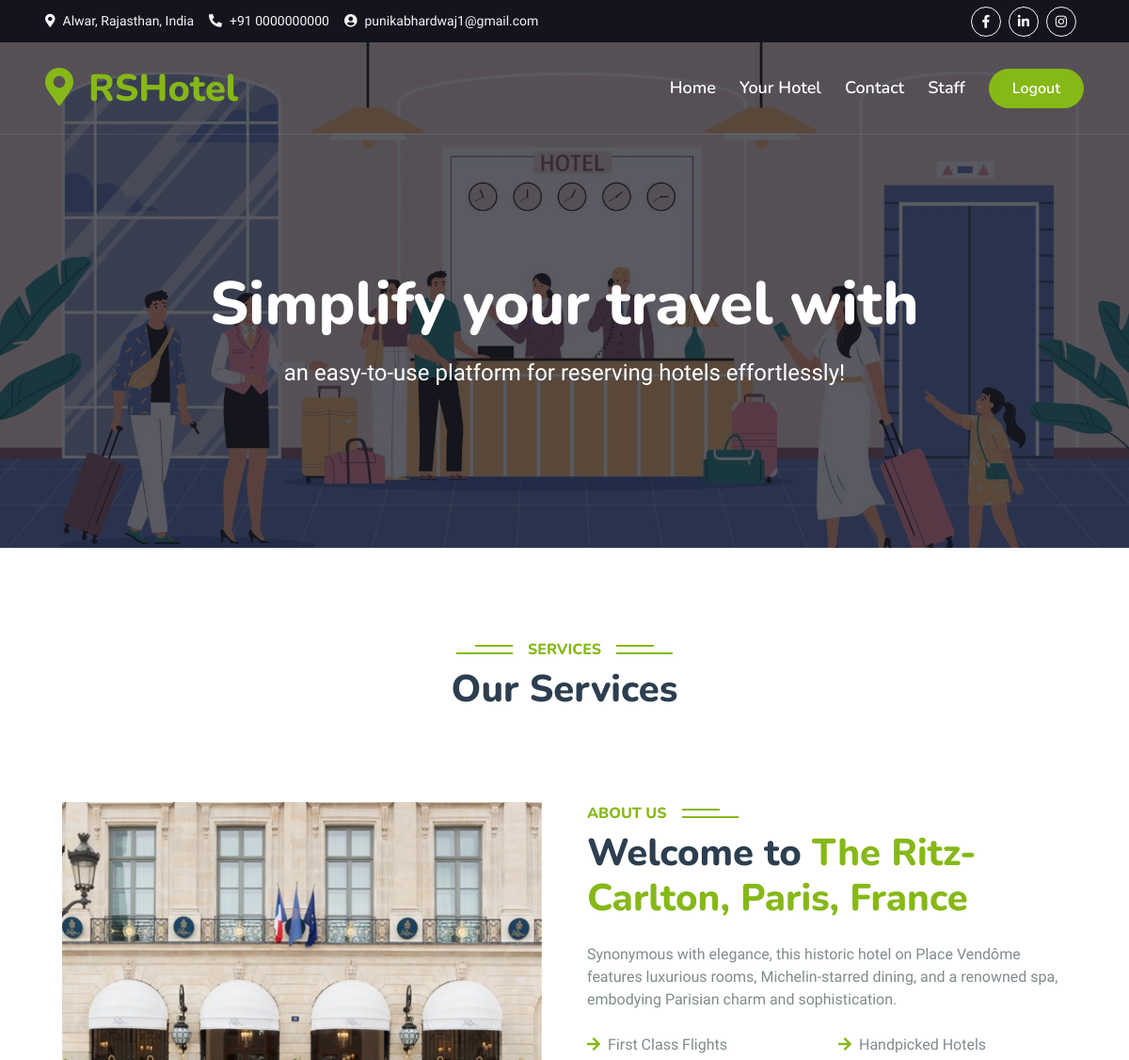
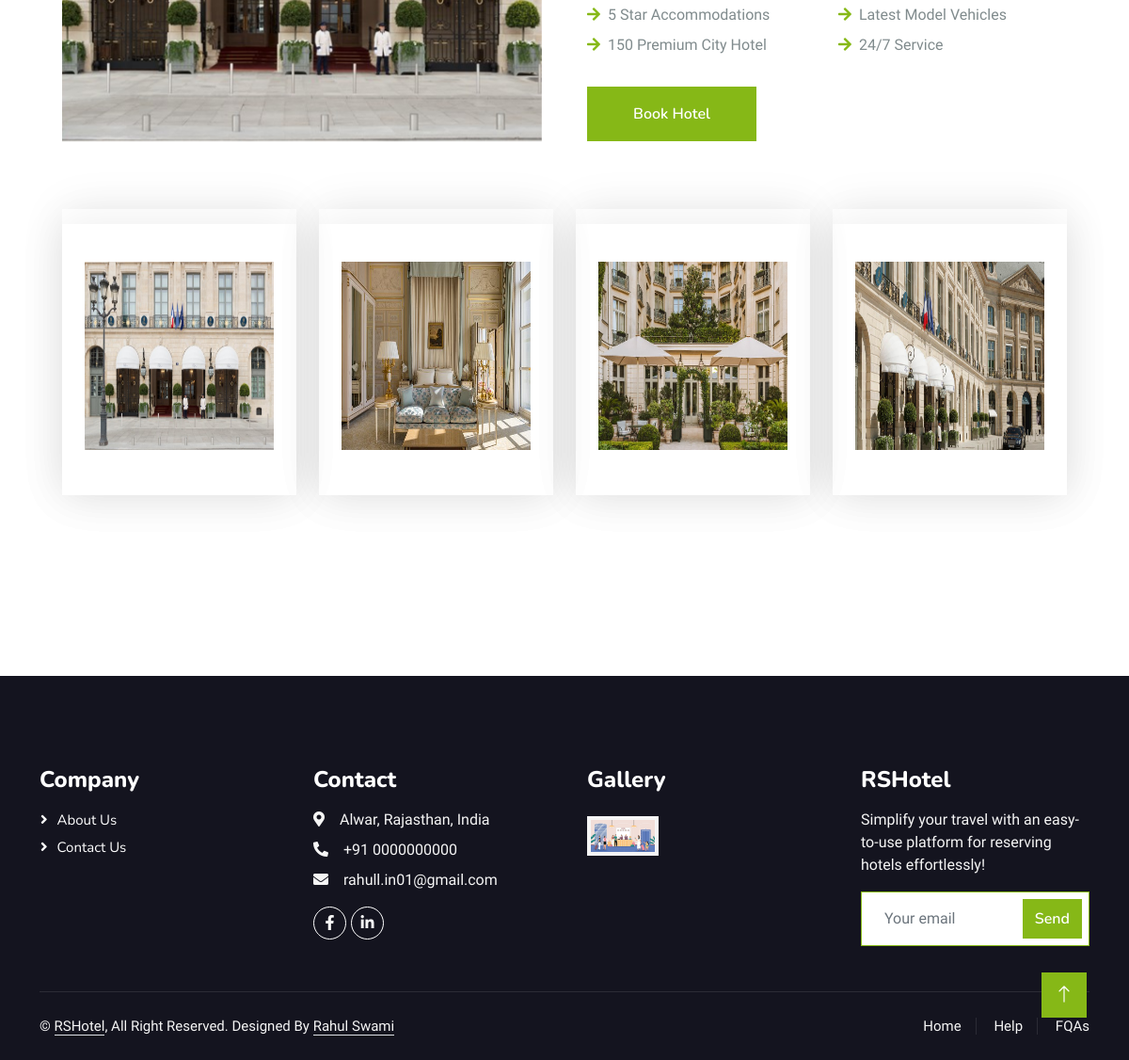
Page /hotel/detail/2/ (signed in) on the committed database (2 pictures, top to bottom).
### home/models.py (models this page shows, shortened)
class Hotel(models.Model):
    hname = models.CharField(max_length=100)
    hdesc = models.TextField()

class Hotel_Image(models.Model):
    hotel = models.ForeignKey(Hotel, on_delete=models.CASCADE, related_name='paper_images')
    image = models.ImageField(upload_to='paper')

### home/views.py (the view)
# urls.py: path('hotel/detail/<int:id>/', hotel_details, name='hotel_details'),
@login_required(login_url='login')
def hotel_details(request, id):
    hotel = get_object_or_404(Hotel, id=id)
    return render(request, 'hotels_details.html', {'hotel':hotel})

### home/templates/hotels_details.html (shortened to what this page needs)
{% extends "base.html" %}
{% block contant %}
<div class="container-xxl py-5">
    <div class="container">
        <div class="text-center wow fadeInUp" data-wow-delay="0.1s">
            <h6 class="section-title bg-white text-center text-primary px-3">Services</h6>
            <h1 class="mb-5">Our Services</h1>
        </div>
        <div class="container-xxl py-5">
            <div class="container">
                <div class="row g-5">
                    <div class="col-lg-6 wow fadeInUp" data-wow-delay="0.1s" style="min-height: 400px;">
                        <div class="position-relative h-100">
                            <img class="img-fluid position-absolute w-100 h-100"
                                src="/media/{{hotel.paper_images.first.image}}" alt="" style="object-fit: cover;">
                        </div>
                    </div>
                    <div class="col-lg-6 wow fadeInUp" data-wow-delay="0.3s">
                        <h6 class="section-title bg-white text-start text-primary pe-3">About Us</h6>
                        <h1 class="mb-4">Welcome to <span class="text-primary">{{hotel.hname}}</span></h1>
                        <p class="mb-4">{{hotel.hdesc}}</p>
                        <div class="row gy-2 gx-4 mb-4">
                            <div class="col-sm-6">
                                <p class="mb-0"><i class="fa fa-arrow-right text-primary me-2"></i>First Class Flights
                                </p>
                            </div>
                            <div class="col-sm-6">
                                <p class="mb-0"><i class="fa fa-arrow-right text-primary me-2"></i>Handpicked Hotels</p>
                            </div>
                            <div class="col-sm-6">
                                <p class="mb-0"><i class="fa fa-arrow-right text-primary me-2"></i>5 Star Accommodations
                                </p>
                            </div>
                            <div class="col-sm-6">
                                <p class="mb-0"><i class="fa fa-arrow-right text-primary me-2"></i>Latest Model Vehicles
                                </p>
                            </div>
                            <div class="col-sm-6">
                                <p class="mb-0"><i class="fa fa-arrow-right text-primary me-2"></i>150 Premium City
                                    Hotel</p>
                            </div>
                            <div class="col-sm-6">
                                <p class="mb-0"><i class="fa fa-arrow-right text-primary me-2"></i>24/7 Service</p>
                            </div>
                        </div>
                        <a class="btn btn-primary py-3 px-5 mt-2" href="{% url 'booking' %}">Book Hotel</a>
                    </div>
                </div>
                <div class="row g-4 my-5">
                    {% for image in hotel.paper_images.all %}
                    <div class="col-lg-3 col-sm-6 wow fadeInUp" data-wow-delay="0.1s">
                        <div class="service-item rounded pt-3">
                            <div class="service-item rounded pt-3">
                                <div class="p-4">
                                    <a href="{{ image.image.url }}"> <img src="{{ image.image.url }}"
                                            class="fa-globe text-primary mb-4" alt="{{ hotel.hname }}">
                                </div></a>
                            </div>
                        </div>
                    </div>
                    {% endfor %}
                </div>
            </div>
        </div>
    </div>
</div>
{% endblock %}

### home/templates/base.html (shortened to what this page needs)
{% load static %}
<!DOCTYPE html>
<html lang="en">
<head>
    <link href="https://cdnjs.cloudflare.com/ajax/libs/font-awesome/5.10.0/css/all.min.css" rel="stylesheet">
    <link href="https://cdn.jsdelivr.net/npm/bootstrap-icons@1.4.1/font/bootstrap-icons.css" rel="stylesheet">
    <link href="{% static 'lib/animate/animate.min.css' %}" rel="stylesheet">
    <link href="{% static 'lib/owlcarousel/assets/owl.carousel.min.css' %}" rel="stylesheet">
    <link href="{% static 'lib/tempusdominus/css/tempusdominus-bootstrap-4.min.css' %}" rel="stylesheet" />
    <link href="{% static '/css/bootstrap.min.css' %}" rel="stylesheet">
    <link href="{% static '/css/style.css' %}" rel="stylesheet">
</head>
<body>
    <div class="container-fluid bg-dark px-5 d-none d-lg-block">
        <div class="row gx-0">
            <div class="col-lg-8 text-center text-lg-start mb-2 mb-lg-0">
                <div class="d-inline-flex align-items-center" style="height: 45px;">
                    <small class="me-3 text-light"><i class="fa fa-map-marker-alt me-2"></i>Alwar, Rajasthan, India</small>
                    <small class="me-3 text-light"><i class="fa fa-phone-alt me-2"></i>+91 0000000000</small>
                    <small class="text-light"><i class="fa fa-user-circle me-2"></i>{{request.user.username}}</small>
                </div>
            </div>
            <div class="col-lg-4 text-center text-lg-end">
                <div class="d-inline-flex align-items-center" style="height: 45px;">
                    <a class="btn btn-sm btn-outline-light btn-sm-square rounded-circle me-2" href=""><i class="fab fa-facebook-f fw-normal"></i></a>
                    <a class="btn btn-sm btn-outline-light btn-sm-square rounded-circle me-2" href=""><i class="fab fa-linkedin-in fw-normal"></i></a>
                    <a class="btn btn-sm btn-outline-light btn-sm-square rounded-circle me-2" href=""><i class="fab fa-instagram fw-normal"></i></a>
                </div>
            </div>
        </div>
    </div>
    <div class="container-fluid position-relative p-0">
        <nav class="navbar navbar-expand-lg navbar-light px-4 px-lg-5 py-3 py-lg-0">
            <a href="" class="navbar-brand p-0">
                <h1 class="text-primary m-0"><i class="fa fa-map-marker-alt me-3"></i>RSHotel</h1>
            </a>
            <div class="collapse navbar-collapse" id="navbarCollapse">
                <div class="navbar-nav ms-auto py-0">
                    <a href="/" class="nav-item nav-link">Home</a>
                    <a href="{% url 'yourhotel' %}" class="nav-item nav-link">Your Hotel</a>
                    <a href="{% url 'contact' %}" class="nav-item nav-link">Contact</a>
                    <a href="/rshotelstaff/" class="nav-item nav-link">Staff</a>
                </div>
                <a href="{% url 'logout' %}" class="btn btn-primary rounded-pill py-2 px-4">Logout</a>
            </div>
        </nav>
        <div class="container-fluid bg-primary py-5 mb-5 hero-header">
            <div class="container py-5">
                <div class="row justify-content-center py-5">
                    <div class="col-lg-10 pt-lg-5 mt-lg-5 text-center">
                        <h1 class="display-3 text-white mb-3 animated slideInDown">Simplify your travel with </h1>
                        <p class="fs-4 text-white mb-4 animated slideInDown">an easy-to-use platform for reserving hotels effortlessly!</p>
                    </div>
                </div>
            </div>
        </div>
    </div>
{% block contant %}
{% endblock %}
      <div class="container-fluid bg-dark text-light footer pt-5 mt-5 wow fadeIn" data-wow-delay="0.1s">
        <div class="container py-5">
            <div class="row g-5">
                <div class="col-lg-3 col-md-6">
                    <h4 class="text-white mb-3">Company</h4>
                    <a class="btn btn-link" href="">About Us</a>
                    <a class="btn btn-link" href="">Contact Us</a>
                </div>
                <div class="col-lg-3 col-md-6">
                    <h4 class="text-white mb-3">Contact</h4>
                    <p class="mb-2"><i class="fa fa-map-marker-alt me-3"></i>Alwar, Rajasthan, India</p>
                    <p class="mb-2"><i class="fa fa-phone-alt me-3"></i>+91 0000000000</p>
                    <p class="mb-2"><i class="fa fa-envelope me-3"></i>rahull.in01@gmail.com</p>
                    <div class="d-flex pt-2">
                        <a class="btn btn-outline-light btn-social" href=""><i class="fab fa-facebook-f"></i></a>
                        <a class="btn btn-outline-light btn-social" href=""><i class="fab fa-linkedin-in"></i></a>
                    </div>
                </div>
                <div class="col-lg-3 col-md-6">
                    <h4 class="text-white mb-3">Gallery</h4>
                    <div class="row g-2 pt-2">
                        <div class="col-4">
                            <img class="img-fluid bg-light p-1" src="{% static '/img/bg-hero.jpg' %}" alt="">
                        </div>
                    </div>
                </div>
                <div class="col-lg-3 col-md-6">
                    <h4 class="text-white mb-3">RSHotel</h4>
                    <p>Simplify your travel with an easy-to-use platform for reserving hotels effortlessly!</p>
                    <div class="position-relative mx-auto" style="max-width: 400px;">
                        <input class="form-control border-primary w-100 py-3 ps-4 pe-5" type="text" placeholder="Your email">
                        <button type="button" class="btn btn-primary py-2 position-absolute top-0 end-0 mt-2 me-2">Send</button>
                    </div>
                </div>
            </div>
        </div>
        <div class="container">
            <div class="copyright">
                <div class="row">
                    <div class="col-md-6 text-center text-md-start mb-3 mb-md-0">
                        &copy; <a class="border-bottom" href="#">RSHotel</a>, All Right Reserved.
                        Designed By <a class="border-bottom" href="">Rahul Swami</a>
                    </div>
                    <div class="col-md-6 text-center text-md-end">
                        <div class="footer-menu">
                            <a href="/">Home</a>
                            <a href="/">Help</a>
                            <a href="/">FQAs</a>
                        </div>
                    </div>
                </div>
            </div>
        </div>
    </div>
    <a href="#" class="btn btn-lg btn-primary btn-lg-square back-to-top"><i class="bi bi-arrow-up"></i></a>
</body>
</html>

### home/static/css/style.css (style rules this page uses)
:root { --primary: #86B817; --secondary: #FE8800; --light: #F5F5F5; --dark: #14141F; }
.back-to-top { position: fixed; display: none; right: 45px; bottom: 45px; z-index: 99; }
.btn { font-family: 'Nunito', sans-serif; font-weight: 600; transition: .5s; }
.btn.btn-primary, .btn.btn-secondary { color: #FFFFFF; }
.btn-sm-square { width: 32px; height: 32px; }
.btn-lg-square { width: 48px; height: 48px; }
.btn-square, .btn-sm-square, .btn-lg-square { padding: 0; display: flex; align-items: center; justify-content: center; font-weight: normal; border-radius: 0px; }
.navbar-light .navbar-nav .nav-link { font-family: 'Nunito', sans-serif; position: relative; margin-right: 25px; padding: 35px 0; color: #FFFFFF !important; font-size: 18px; font-weight: 600; outline: none; transition: .5s; }
@media (min-width: 992px) { .navbar-light { position: absolute; width: 100%; top: 0; left: 0; border-bottom: 1px solid rgba(256, 256, 256, .1); z-index: 999; } }
@media (min-width: 992px) { .navbar-light .navbar-nav .nav-link::before { position: absolute; content: ""; width: 0; height: 2px; bottom: -1px; left: 50%; background: var(--primary); transition: .5s; } }
.hero-header { background: linear-gradient(rgba(20, 20, 31, .7), rgba(20, 20, 31, .7)), url(../img/bg-hero.jpg); background-position: center center; background-repeat: no-repeat; background-size: cover; }
.section-title { position: relative; display: inline-block; text-transform: uppercase; }
.section-title::before { position: absolute; content: ""; width: calc(100% + 80px); height: 2px; top: 4px; left: -40px; background: var(--primary); z-index: -1; }
.section-title::after { position: absolute; content: ""; width: calc(100% + 120px); height: 2px; bottom: 5px; left: -60px; background: var(--primary); z-index: -1; }
.section-title.text-start::before { width: calc(100% + 40px); left: 0; }
.section-title.text-start::after { width: calc(100% + 60px); left: 0; }
.service-item { box-shadow: 0 0 45px rgba(0, 0, 0, .08); transition: .5s; }
.service-item * { transition: .5s; }
.footer .btn.btn-social { margin-right: 5px; width: 35px; height: 35px; display: flex; align-items: center; justify-content: center; color: var(--light); font-weight: normal; border: 1px solid #FFFFFF; border-radius: 35px; transition: .3s; }
.footer .btn.btn-link { display: block; margin-bottom: 5px; padding: 0; text-align: left; color: #FFFFFF; font-size: 15px; font-weight: normal; text-transform: capitalize; transition: .3s; }
.footer .btn.btn-link::before { position: relative; content: "\f105"; font-family: "Font Awesome 5 Free"; font-weight: 900; margin-right: 10px; }
.footer .copyright { padding: 25px 0; font-size: 15px; border-top: 1px solid rgba(256, 256, 256, .1); }
.footer .copyright a { color: var(--light); }
.footer .footer-menu a { margin-right: 15px; padding-right: 15px; border-right: 1px solid rgba(255, 255, 255, .1); }
.footer .footer-menu a:last-child { margin-right: 0; padding-right: 0; border-right: none; }

### home/templates/hotels_details.html (style rules this page uses)
.service-item .p-4 img { width: 100%; height: 200px; }

### rows in the picture
Hotel: paper_images.first.image (picture), hname "The Ritz-Carlton, Paris, France", hdesc "Synonymous with elegance, this historic hotel on Place Vendôme features luxurious rooms, Michelin-starred dining, and a renowned spa, embodying Parisian charm and sophistication."
Hotel_Image: image (picture)
Hotel_Image: image (picture)
Hotel_Image: image (picture)
Hotel_Image: image (picture)

### other values in the picture
{{ request.user.username }} "punikabhardwaj1@gmail.com"
